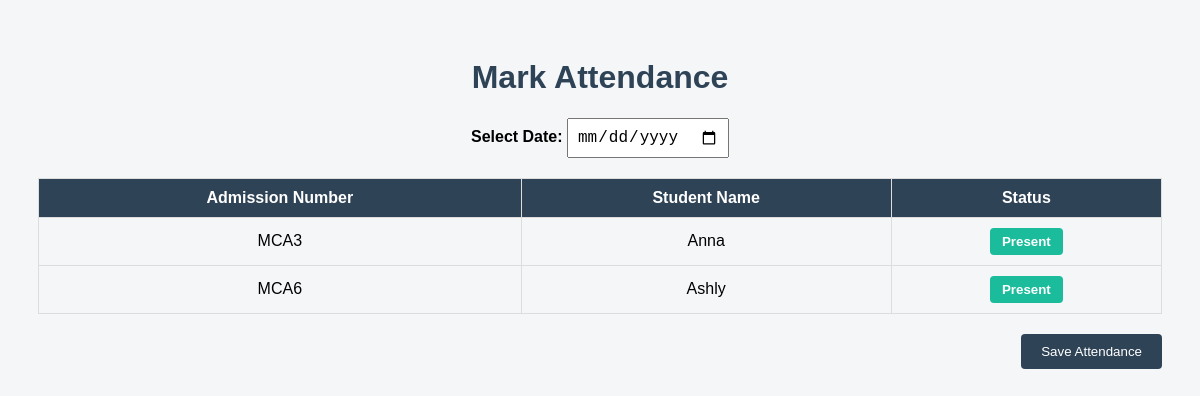
The page /faculty/attendance/ (signed in) on the database its author committed.
### Admin/models.py (models this page shows, shortened)
class Student(models.Model):
    admission_number = models.CharField(max_length=30, unique=True)
    name = models.CharField(max_length=100)
    email = models.EmailField(unique=True)
    phone = models.CharField(max_length=15)
    department = models.CharField(max_length=50)
    course = models.CharField(max_length=10)  # BCA / MCA
    academic_batch = models.CharField(max_length=20)  # previously course_batch
    file_batch = models.CharField(max_length=5)  # A/B/C/D
    password = models.CharField(max_length=255)

### faculty/views.py (the view, shortened to what this page needs)
# urls.py: path('attendance/', views.attendance_mark, name='attendance_mark'),
def attendance_mark(request):
    if 'faculty_id' not in request.session:
        return redirect('/faculty/login/')  # your faculty login page
    faculty_id = request.session['faculty_id']
    faculty_name = request.session.get('faculty_name')
    Student = apps.get_model('Admin', 'Student')  # replace 'Admin' with your app name
    ProjectGroup = apps.get_model('Admin', 'ProjectGroup')
    group = ProjectGroup.objects.filter(faculty_id=faculty_id).first()
    students = Student.objects.filter(projectgroup=group) if group else []
    today_date = date.today()
    return render(request, 'faculty/attendance_mark.html', {
        'students': students,
        'today_date': today_date
    })

### faculty/templates/faculty/attendance_mark.html (shortened to what this page needs)
<!doctype html>
<html lang="en">
  <head>
  </head>
  <body>
    <h1>Mark Attendance</h1>
    <form method="POST">
      <div class="date-container">
        <label for="attendance-date"><strong>Select Date:</strong></label>
        <input
          type="date"
          id="attendance-date"
          name="attendance_date"
          min="{{ today_date }}"
          value="{{ today_date }}"
          required
        />
      </div>
      <table>
        <thead>
          <tr>
            <th>Admission Number</th>
            <th>Student Name</th>
            <th>Status</th>
          </tr>
        </thead>
        <tbody>
          {% for student in students %}
          <tr>
            <td>{{ student.admission_number }}</td>
            <td>{{ student.name }}</td>
            <td>
              <button
                type="button"
                class="toggle-btn present"
                onclick="toggleStatus(this)"
              >
                Present
              </button>
            </td>
          </tr>
          {% empty %}
          <tr>
            <td colspan="3">No students assigned</td>
          </tr>
          {% endfor %}
        </tbody>
      </table>
      <button type="submit" class="save-btn">Save Attendance</button>
    </form>
  </body>
</html>

### faculty/templates/faculty/attendance_mark.html (style rules this page uses)
body { font-family: Arial, sans-serif; background-color: #f4f6f8; padding: 30px; }
h1 { text-align: center; color: #2f4357; }
.date-container { text-align: center; margin-bottom: 20px; }
input[type="date"] { padding: 8px; font-size: 16px; }
table { width: 100%; border-collapse: collapse; margin-top: 20px; }
th, td { border: 1px solid #ddd; padding: 10px; text-align: center; }
th { background-color: #2f4357; color: white; }
.toggle-btn { padding: 6px 12px; border: none; border-radius: 4px; cursor: pointer; color: white; font-weight: bold; }
.present { background-color: #1abc9c; }
.save-btn { margin-top: 20px; padding: 10px 20px; background-color: #2f4357; color: white; border: none; border-radius: 4px; cursor: pointer; float: right; }

### rows shown on the page
Student: admission_number "MCA3", name "Anna"
Student: admission_number "MCA6", name "Ashly"
